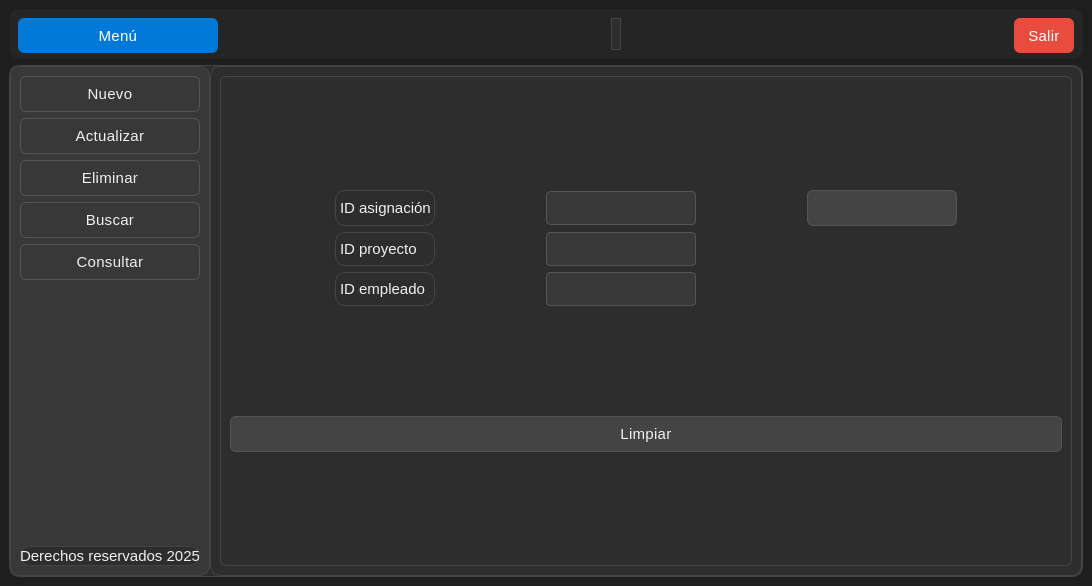
<?xml version="1.0" encoding="UTF-8"?>
<ui version="4.0">
 <class>MainWindow</class>
 <widget class="QMainWindow" name="MainWindow">
  <property name="geometry">
   <rect>
    <x>0</x>
    <y>0</y>
    <width>1092</width>
    <height>586</height>
   </rect>
  </property>
  <property name="windowTitle">
   <string>MainWindow</string>
  </property>
  <property name="styleSheet">
   <string notr="true">/*
 * Archivo de Estilo QSS - Tema Oscuro (Dark Mode)
 * Basado en la conversión de la paleta clara a oscura.
 */

/* === Estilo general === */
QMainWindow {
    /* Fondo principal oscuro */
    background-color: #1E1E1E;
    /* Color de texto claro */
    color: #F0F0F0;
    font-family: &quot;Segoe UI Variable&quot;, &quot;Roboto&quot;, &quot;Open Sans&quot;, sans-serif;
    font-size: 16px;
    font-weight: 300;
}

/* === Frames === */
QFrame {
    /* Fondo de frames de contenido oscuro */
    background-color: #2D2D2D;
    border-radius: 10px;
    /* Borde sutil en modo oscuro */
    border: 1px solid #444444;
}

/* Barra superior */
#frame_superior {
    /* Color ligeramente más oscuro que el fondo de frames */
    background-color: #252525;
    border: none;
}

/* Panel lateral */
#frame_lateral {
    /* Color para el panel lateral, más distinguible */
    background-color: #383838;
    border-right: 1px solid #444444; 
}

/* Área principal */
#frame_paginas {
    background-color: #2D2D2D;
}

/* === Botones Genéricos === */
QPushButton {
    /* Fondo de botón gris oscuro neutro */
    background-color: #444444;
    color: #F0F0F0;
    border: 1px solid #555555;
    border-radius: 6px;
    padding: 8px 14px;
    font-weight: 400;
    font-size: 15px;
    letter-spacing: 0.3px;
}

QPushButton:hover {
    /* Azul claro original para énfasis */
    background-color: #0078d7;
    color: #ffffff;
    border: 1px solid #0078d7;
}

QPushButton:pressed {
    /* Azul más oscuro para estado presionado */
    background-color: #005a9e;
    color: #ffffff;
    border: 1px solid #005a9e;
}

/* Botón principal (Menú) */
#boton_menu {
    background-color: #0078d7;
    color: white;
    border: none;
    font-weight: 400;
}
#boton_menu:hover {
    background-color: #006cbe;
}
#boton_menu:pressed {
    background-color: #005a9e;
}

/* Botón salir */
#boton_salir {
    /* Rojo de error/salir */
    background-color: #e74c3c;
    color: white;
    border: none;
}
#boton_salir:hover {
    background-color: #c0392b;
}
#boton_salir:pressed {
    background-color: #a93226;
}

/* === Campos de texto === */
QLineEdit {
    /* Fondo oscuro para la entrada de texto */
    background-color: #383838;
    color: #F0F0F0;
    border: 1px solid #555555;
    border-radius: 4px;
    padding: 6px 8px;
    font-size: 15px;
    font-weight: 300;
}

QLineEdit:focus {
    /* Borde de enfoque con el azul claro primario */
    border: 1px solid #0078d7;
    background-color: #3D4A5B; /* Fondo sutil al enfocar */
}

/* === Labels === */
QLabel {
    /* Texto claro */
    color: #F0F0F0;
    font-weight: 300;
    font-size: 15px;
}

/* Label inferior o secundario */
#label {
    /* Texto gris claro para secundario */
    color: #A0A0A0;
    font-size: 13px;
    font-style: italic;
}

/* === Stacked Widget === */
QStackedWidget {
    background-color: #2D2D2D;
    border: 1px solid #444444;
    border-radius: 6px;
}

/* === Scrollbars === */
QScrollBar:vertical {
    border: none;
    background: #383838; /* Fondo oscuro para el scrollbar */
    width: 10px;
    border-radius: 4px;
}
QScrollBar::handle:vertical {
    background: #555555; /* Handle gris oscuro */
    min-height: 20px;
    border-radius: 4px;
}
QScrollBar::handle:vertical:hover {
    /* Handle hover azul claro */
    background: #0078d7;
}
QScrollBar::add-line:vertical,
QScrollBar::sub-line:vertical {
    height: 0;
}

/* === Layouts === */
QVBoxLayout, QHBoxLayout {
    spacing: 10px;
}

/* === Botones laterales (Navegación) === */
#boton_agregar, #boton_buscar, #boton_actualizar, #boton_eliminar, #boton_consultar {
    /* Fondo y borde para botones laterales inactivos */
    background-color: #383838; /* Fondo igual al panel lateral */
    border: 1px solid #555555;
    color: #F0F0F0;
    font-weight: 400;
    font-size: 15px;
}

#boton_agregar:hover, 
#boton_buscar:hover, 
#boton_actualizar:hover, 
#boton_eliminar:hover,
#boton_consultar:hover {
    /* Fondo de hover ligeramente más claro */
    background-color: #4C4C4C; 
    border: 1px solid #4C4C4C;
    color: #ffffff;
}

#boton_agregar:pressed, 
#boton_buscar:pressed, 
#boton_actualizar:pressed, 
#boton_eliminar:pressed ,
#boton_consultar:pressed{
    /* Color de pressed */
    background-color: #5D5D5D;
}

/* === Tooltips === */
QToolTip {
    background-color: #383838;
    color: #F0F0F0;
    /* Borde con el azul claro primario */
    border: 1px solid #0078d7;
    padding: 6px;
    border-radius: 4px;
    font-size: 14px;
}</string>
  </property>
  <widget class="QWidget" name="centralwidget">
   <layout class="QVBoxLayout" name="verticalLayout" stretch="1,0">
    <item>
     <widget class="QFrame" name="frame_superior">
      <property name="minimumSize">
       <size>
        <width>0</width>
        <height>50</height>
       </size>
      </property>
      <property name="maximumSize">
       <size>
        <width>16777215</width>
        <height>50</height>
       </size>
      </property>
      <property name="frameShape">
       <enum>QFrame::StyledPanel</enum>
      </property>
      <property name="frameShadow">
       <enum>QFrame::Raised</enum>
      </property>
      <layout class="QHBoxLayout" name="horizontalLayout">
       <item>
        <widget class="QPushButton" name="boton_menu">
         <property name="minimumSize">
          <size>
           <width>200</width>
           <height>35</height>
          </size>
         </property>
         <property name="text">
          <string>Menú</string>
         </property>
         <property name="icon">
          <iconset>
           <normaloff>../../crudapp/resources/imagenes/boton_menu.png</normaloff>../../crudapp/resources/imagenes/boton_menu.png</iconset>
         </property>
         <property name="iconSize">
          <size>
           <width>32</width>
           <height>32</height>
          </size>
         </property>
        </widget>
       </item>
       <item>
        <spacer name="horizontalSpacer">
         <property name="orientation">
          <enum>Qt::Horizontal</enum>
         </property>
         <property name="sizeHint" stdset="0">
          <size>
           <width>145</width>
           <height>20</height>
          </size>
         </property>
        </spacer>
       </item>
       <item>
        <widget class="QLabel" name="label">
         <property name="text">
          <string/>
         </property>
        </widget>
       </item>
       <item>
        <spacer name="horizontalSpacer_2">
         <property name="orientation">
          <enum>Qt::Horizontal</enum>
         </property>
         <property name="sizeHint" stdset="0">
          <size>
           <width>144</width>
           <height>20</height>
          </size>
         </property>
        </spacer>
       </item>
       <item>
        <widget class="QPushButton" name="boton_salir">
         <property name="minimumSize">
          <size>
           <width>0</width>
           <height>35</height>
          </size>
         </property>
         <property name="text">
          <string>Salir</string>
         </property>
         <property name="icon">
          <iconset>
           <normaloff>../../crudapp/resources/imagenes/salir.png</normaloff>../../crudapp/resources/imagenes/salir.png</iconset>
         </property>
         <property name="iconSize">
          <size>
           <width>32</width>
           <height>32</height>
          </size>
         </property>
        </widget>
       </item>
      </layout>
     </widget>
    </item>
    <item>
     <widget class="QFrame" name="frame_central">
      <property name="frameShape">
       <enum>QFrame::StyledPanel</enum>
      </property>
      <property name="frameShadow">
       <enum>QFrame::Raised</enum>
      </property>
      <layout class="QHBoxLayout" name="horizontalLayout_2">
       <property name="spacing">
        <number>0</number>
       </property>
       <property name="leftMargin">
        <number>0</number>
       </property>
       <property name="topMargin">
        <number>0</number>
       </property>
       <property name="rightMargin">
        <number>0</number>
       </property>
       <property name="bottomMargin">
        <number>0</number>
       </property>
       <item>
        <widget class="QFrame" name="frame_lateral">
         <property name="minimumSize">
          <size>
           <width>200</width>
           <height>0</height>
          </size>
         </property>
         <property name="maximumSize">
          <size>
           <width>0</width>
           <height>16777215</height>
          </size>
         </property>
         <property name="frameShape">
          <enum>QFrame::StyledPanel</enum>
         </property>
         <property name="frameShadow">
          <enum>QFrame::Raised</enum>
         </property>
         <layout class="QVBoxLayout" name="verticalLayout_2">
          <item>
           <widget class="QPushButton" name="boton_agregar">
            <property name="text">
             <string>Nuevo</string>
            </property>
            <property name="icon">
             <iconset>
              <normaloff>../../crudapp/resources/imagenes/boton_agregar.png</normaloff>../../crudapp/resources/imagenes/boton_agregar.png</iconset>
            </property>
            <property name="iconSize">
             <size>
              <width>32</width>
              <height>32</height>
             </size>
            </property>
           </widget>
          </item>
          <item>
           <widget class="QPushButton" name="boton_actualizar">
            <property name="text">
             <string>Actualizar</string>
            </property>
            <property name="icon">
             <iconset>
              <normaloff>../../crudapp/resources/imagenes/boton_modificar.png</normaloff>../../crudapp/resources/imagenes/boton_modificar.png</iconset>
            </property>
            <property name="iconSize">
             <size>
              <width>32</width>
              <height>32</height>
             </size>
            </property>
           </widget>
          </item>
          <item>
           <widget class="QPushButton" name="boton_eliminar">
            <property name="text">
             <string>Eliminar</string>
            </property>
            <property name="icon">
             <iconset>
              <normaloff>../../crudapp/resources/imagenes/boton_eliminar.png</normaloff>../../crudapp/resources/imagenes/boton_eliminar.png</iconset>
            </property>
            <property name="iconSize">
             <size>
              <width>32</width>
              <height>32</height>
             </size>
            </property>
           </widget>
          </item>
          <item>
           <widget class="QPushButton" name="boton_buscar">
            <property name="text">
             <string>Buscar</string>
            </property>
            <property name="icon">
             <iconset>
              <normaloff>../../crudapp/resources/imagenes/BUSCAR.png</normaloff>../../crudapp/resources/imagenes/BUSCAR.png</iconset>
            </property>
            <property name="iconSize">
             <size>
              <width>32</width>
              <height>32</height>
             </size>
            </property>
           </widget>
          </item>
          <item>
           <widget class="QPushButton" name="boton_consultar">
            <property name="text">
             <string>Consultar</string>
            </property>
            <property name="icon">
             <iconset>
              <normaloff>../../crudapp/resources/imagenes/boton_consultar.png</normaloff>../../crudapp/resources/imagenes/boton_consultar.png</iconset>
            </property>
            <property name="iconSize">
             <size>
              <width>32</width>
              <height>32</height>
             </size>
            </property>
           </widget>
          </item>
          <item>
           <spacer name="verticalSpacer">
            <property name="orientation">
             <enum>Qt::Vertical</enum>
            </property>
            <property name="sizeHint" stdset="0">
             <size>
              <width>20</width>
              <height>177</height>
             </size>
            </property>
           </spacer>
          </item>
          <item>
           <widget class="QLabel" name="label_mensaje">
            <property name="text">
             <string>Derechos reservados 2025</string>
            </property>
            <property name="alignment">
             <set>Qt::AlignCenter</set>
            </property>
           </widget>
          </item>
         </layout>
        </widget>
       </item>
       <item>
        <widget class="QFrame" name="frame_paginas">
         <property name="frameShape">
          <enum>QFrame::StyledPanel</enum>
         </property>
         <property name="frameShadow">
          <enum>QFrame::Raised</enum>
         </property>
         <layout class="QVBoxLayout" name="verticalLayout_3">
          <item>
           <widget class="QStackedWidget" name="stackedWidget">
            <property name="currentIndex">
             <number>3</number>
            </property>
            <widget class="QWidget" name="page_agregar">
             <layout class="QVBoxLayout" name="verticalLayout_6">
              <item>
               <layout class="QVBoxLayout" name="verticalLayout_4">
                <item>
                 <layout class="QGridLayout" name="gridLayout">
                  <item row="1" column="0">
                   <widget class="QLabel" name="label_3">
                    <property name="text">
                     <string>ID proyecto</string>
                    </property>
                   </widget>
                  </item>
                  <item row="0" column="1">
                   <widget class="QLineEdit" name="idasignacion_agregar">
                    <property name="minimumSize">
                     <size>
                      <width>150</width>
                      <height>0</height>
                     </size>
                    </property>
                    <property name="maximumSize">
                     <size>
                      <width>150</width>
                      <height>16777215</height>
                     </size>
                    </property>
                   </widget>
                  </item>
                  <item row="0" column="0">
                   <widget class="QLabel" name="label_2">
                    <property name="minimumSize">
                     <size>
                      <width>0</width>
                      <height>0</height>
                     </size>
                    </property>
                    <property name="maximumSize">
                     <size>
                      <width>100</width>
                      <height>16777215</height>
                     </size>
                    </property>
                    <property name="text">
                     <string>ID asignación</string>
                    </property>
                   </widget>
                  </item>
                  <item row="1" column="1">
                   <widget class="QLineEdit" name="idproyecto_agregar">
                    <property name="maximumSize">
                     <size>
                      <width>150</width>
                      <height>16777215</height>
                     </size>
                    </property>
                   </widget>
                  </item>
                  <item row="2" column="1">
                   <widget class="QLineEdit" name="idempleado_agregar">
                    <property name="maximumSize">
                     <size>
                      <width>150</width>
                      <height>16777215</height>
                     </size>
                    </property>
                   </widget>
                  </item>
                  <item row="2" column="0">
                   <widget class="QLabel" name="label_4">
                    <property name="text">
                     <string>ID empleado</string>
                    </property>
                   </widget>
                  </item>
                 </layout>
                </item>
                <item>
                 <widget class="QPushButton" name="accion_guardar">
                  <property name="text">
                   <string>Guardar</string>
                  </property>
                  <property name="icon">
                   <iconset>
                    <normaloff>../../crudapp/resources/imagenes/guardar.png</normaloff>../../crudapp/resources/imagenes/guardar.png</iconset>
                  </property>
                  <property name="iconSize">
                   <size>
                    <width>32</width>
                    <height>32</height>
                   </size>
                  </property>
                 </widget>
                </item>
               </layout>
              </item>
             </layout>
            </widget>
            <widget class="QWidget" name="page_actualizar">
             <layout class="QVBoxLayout" name="verticalLayout_5">
              <item>
               <layout class="QGridLayout" name="gridLayout_2">
                <item row="1" column="1">
                 <widget class="QLineEdit" name="idproyecto_actualizar">
                  <property name="maximumSize">
                   <size>
                    <width>150</width>
                    <height>16777215</height>
                   </size>
                  </property>
                 </widget>
                </item>
                <item row="0" column="1">
                 <widget class="QLineEdit" name="idasignacion_actualizar">
                  <property name="minimumSize">
                   <size>
                    <width>150</width>
                    <height>0</height>
                   </size>
                  </property>
                  <property name="maximumSize">
                   <size>
                    <width>150</width>
                    <height>16777215</height>
                   </size>
                  </property>
                 </widget>
                </item>
                <item row="1" column="0">
                 <widget class="QLabel" name="label_7">
                  <property name="text">
                   <string>ID proyecto</string>
                  </property>
                 </widget>
                </item>
                <item row="2" column="0">
                 <widget class="QLabel" name="label_8">
                  <property name="text">
                   <string>ID empleado</string>
                  </property>
                 </widget>
                </item>
                <item row="0" column="0">
                 <widget class="QLabel" name="label_6">
                  <property name="minimumSize">
                   <size>
                    <width>0</width>
                    <height>0</height>
                   </size>
                  </property>
                  <property name="maximumSize">
                   <size>
                    <width>100</width>
                    <height>16777215</height>
                   </size>
                  </property>
                  <property name="text">
                   <string>ID asignación</string>
                  </property>
                 </widget>
                </item>
                <item row="0" column="2">
                 <widget class="QPushButton" name="buscar_actualizar">
                  <property name="maximumSize">
                   <size>
                    <width>150</width>
                    <height>16777215</height>
                   </size>
                  </property>
                  <property name="text">
                   <string/>
                  </property>
                  <property name="icon">
                   <iconset>
                    <normaloff>../../crudapp/resources/imagenes/BUSCAR.png</normaloff>../../crudapp/resources/imagenes/BUSCAR.png</iconset>
                  </property>
                  <property name="iconSize">
                   <size>
                    <width>32</width>
                    <height>32</height>
                   </size>
                  </property>
                 </widget>
                </item>
                <item row="2" column="1">
                 <widget class="QLineEdit" name="idempleado_actualizar">
                  <property name="maximumSize">
                   <size>
                    <width>150</width>
                    <height>16777215</height>
                   </size>
                  </property>
                 </widget>
                </item>
               </layout>
              </item>
              <item>
               <widget class="QPushButton" name="accion_actualizar">
                <property name="text">
                 <string>Actualizar</string>
                </property>
                <property name="icon">
                 <iconset>
                  <normaloff>../../crudapp/resources/imagenes/boton_modificar.png</normaloff>../../crudapp/resources/imagenes/boton_modificar.png</iconset>
                </property>
                <property name="iconSize">
                 <size>
                  <width>32</width>
                  <height>32</height>
                 </size>
                </property>
               </widget>
              </item>
             </layout>
            </widget>
            <widget class="QWidget" name="page_eliminar">
             <layout class="QVBoxLayout" name="verticalLayout_7">
              <item>
               <layout class="QGridLayout" name="gridLayout_4">
                <item row="2" column="0">
                 <widget class="QLabel" name="label_14">
                  <property name="text">
                   <string>ID empleado</string>
                  </property>
                 </widget>
                </item>
                <item row="1" column="0">
                 <widget class="QLabel" name="label_15">
                  <property name="text">
                   <string>ID proyecto</string>
                  </property>
                 </widget>
                </item>
                <item row="1" column="1">
                 <widget class="QLineEdit" name="idproyecto_eliminar">
                  <property name="maximumSize">
                   <size>
                    <width>150</width>
                    <height>16777215</height>
                   </size>
                  </property>
                 </widget>
                </item>
                <item row="2" column="1">
                 <widget class="QLineEdit" name="idempleado_eliminar">
                  <property name="maximumSize">
                   <size>
                    <width>150</width>
                    <height>16777215</height>
                   </size>
                  </property>
                 </widget>
                </item>
                <item row="0" column="2">
                 <widget class="QPushButton" name="buscar_eliminar">
                  <property name="maximumSize">
                   <size>
                    <width>150</width>
                    <height>16777215</height>
                   </size>
                  </property>
                  <property name="text">
                   <string/>
                  </property>
                  <property name="icon">
                   <iconset>
                    <normaloff>../../crudapp/resources/imagenes/BUSCAR.png</normaloff>../../crudapp/resources/imagenes/BUSCAR.png</iconset>
                  </property>
                  <property name="iconSize">
                   <size>
                    <width>32</width>
                    <height>32</height>
                   </size>
                  </property>
                 </widget>
                </item>
                <item row="0" column="1">
                 <widget class="QLineEdit" name="idasignacion_eliminar">
                  <property name="minimumSize">
                   <size>
                    <width>150</width>
                    <height>0</height>
                   </size>
                  </property>
                  <property name="maximumSize">
                   <size>
                    <width>150</width>
                    <height>16777215</height>
                   </size>
                  </property>
                 </widget>
                </item>
                <item row="0" column="0">
                 <widget class="QLabel" name="label_17">
                  <property name="minimumSize">
                   <size>
                    <width>0</width>
                    <height>0</height>
                   </size>
                  </property>
                  <property name="maximumSize">
                   <size>
                    <width>100</width>
                    <height>16777215</height>
                   </size>
                  </property>
                  <property name="text">
                   <string>ID asignación</string>
                  </property>
                 </widget>
                </item>
               </layout>
              </item>
              <item>
               <widget class="QPushButton" name="accion_eliminar">
                <property name="text">
                 <string>Eliminar</string>
                </property>
                <property name="icon">
                 <iconset>
                  <normaloff>../../crudapp/resources/imagenes/boton_eliminar.png</normaloff>../../crudapp/resources/imagenes/boton_eliminar.png</iconset>
                </property>
                <property name="iconSize">
                 <size>
                  <width>32</width>
                  <height>32</height>
                 </size>
                </property>
               </widget>
              </item>
             </layout>
            </widget>
            <widget class="QWidget" name="page_buscar">
             <layout class="QVBoxLayout" name="verticalLayout_8">
              <item>
               <layout class="QGridLayout" name="gridLayout_3">
                <item row="1" column="0">
                 <widget class="QLabel" name="label_11">
                  <property name="text">
                   <string>ID proyecto</string>
                  </property>
                 </widget>
                </item>
                <item row="1" column="1">
                 <widget class="QLineEdit" name="idproyecto_buscar">
                  <property name="maximumSize">
                   <size>
                    <width>150</width>
                    <height>16777215</height>
                   </size>
                  </property>
                 </widget>
                </item>
                <item row="2" column="0">
                 <widget class="QLabel" name="label_10">
                  <property name="text">
                   <string>ID empleado</string>
                  </property>
                 </widget>
                </item>
                <item row="2" column="1">
                 <widget class="QLineEdit" name="idempleado_buscar">
                  <property name="maximumSize">
                   <size>
                    <width>150</width>
                    <height>16777215</height>
                   </size>
                  </property>
                 </widget>
                </item>
                <item row="0" column="1">
                 <widget class="QLineEdit" name="idasignacion_buscar">
                  <property name="minimumSize">
                   <size>
                    <width>150</width>
                    <height>0</height>
                   </size>
                  </property>
                  <property name="maximumSize">
                   <size>
                    <width>150</width>
                    <height>16777215</height>
                   </size>
                  </property>
                 </widget>
                </item>
                <item row="0" column="0">
                 <widget class="QLabel" name="label_13">
                  <property name="minimumSize">
                   <size>
                    <width>0</width>
                    <height>0</height>
                   </size>
                  </property>
                  <property name="maximumSize">
                   <size>
                    <width>100</width>
                    <height>16777215</height>
                   </size>
                  </property>
                  <property name="text">
                   <string>ID asignación</string>
                  </property>
                 </widget>
                </item>
                <item row="0" column="2">
                 <widget class="QPushButton" name="buscar_buscar">
                  <property name="maximumSize">
                   <size>
                    <width>150</width>
                    <height>16777215</height>
                   </size>
                  </property>
                  <property name="text">
                   <string/>
                  </property>
                  <property name="icon">
                   <iconset>
                    <normaloff>../../crudapp/resources/imagenes/BUSCAR.png</normaloff>../../crudapp/resources/imagenes/BUSCAR.png</iconset>
                  </property>
                  <property name="iconSize">
                   <size>
                    <width>32</width>
                    <height>32</height>
                   </size>
                  </property>
                 </widget>
                </item>
               </layout>
              </item>
              <item>
               <widget class="QPushButton" name="accion_limpiar">
                <property name="text">
                 <string>Limpiar</string>
                </property>
                <property name="icon">
                 <iconset>
                  <normaloff>../../crudapp/resources/imagenes/limpiar.png</normaloff>../../crudapp/resources/imagenes/limpiar.png</iconset>
                </property>
                <property name="iconSize">
                 <size>
                  <width>32</width>
                  <height>32</height>
                 </size>
                </property>
               </widget>
              </item>
             </layout>
            </widget>
            <widget class="QWidget" name="page_consultar">
             <layout class="QVBoxLayout" name="verticalLayout_9">
              <item>
               <widget class="QPushButton" name="refresh">
                <property name="text">
                 <string>Refresh</string>
                </property>
                <property name="icon">
                 <iconset>
                  <normaloff>../../crudapp/resources/imagenes/boton_refrescar.png</normaloff>../../crudapp/resources/imagenes/boton_refrescar.png</iconset>
                </property>
                <property name="iconSize">
                 <size>
                  <width>32</width>
                  <height>32</height>
                 </size>
                </property>
               </widget>
              </item>
              <item>
               <widget class="QTableWidget" name="tabla_consulta">
                <property name="styleSheet">
                 <string notr="true">/* === Tablas === */
QTableWidget {
    background-color: #ffffff;
    color: #333333;
    gridline-color: #e0e0e0;
    border: 1px solid #dcdcdc;
    border-radius: 6px;
    font-family: &quot;Segoe UI Variable&quot;, &quot;Roboto&quot;, &quot;Open Sans&quot;, sans-serif;
    font-size: 15px;
    font-weight: 300;
    selection-background-color: #e8f0fe; /* azul claro al seleccionar */
    selection-color: #0078d7;
    alternate-background-color: #f9fafc; /* filas alternadas */
}

/* Cabecera horizontal */
QHeaderView::section {
    background-color: #f1f3f6;
    color: #333333;
    border: 1px solid #dcdcdc;
    border-radius: 4px;
    font-weight: 400;
    font-size: 15px;
    padding: 8px;
}

/* Cabecera horizontal al pasar el cursor */
QHeaderView::section:hover {
    background-color: #e8ecf1;
}

/* Celdas */
QTableWidget::item {
    padding: 6px;
    border: none;
}

/* Celda seleccionada */
QTableWidget::item:selected {
    background-color: #e8f0fe;
    color: #0078d7;
}

/* Bordes del header alineados al contenido */
QHeaderView {
    border: none;
}

/* Barra de desplazamiento dentro de la tabla */
QTableCornerButton::section {
    background-color: #f1f3f6;
    border: 1px solid #dcdcdc;
}

/* Scrollbars coherentes dentro de tablas */
QTableWidget QScrollBar:vertical {
    border: none;
    background: #f0f0f0;
    width: 10px;
    border-radius: 4px;
}
QTableWidget QScrollBar::handle:vertical {
    background: #cccccc;
    min-height: 20px;
    border-radius: 4px;
}
QTableWidget QScrollBar::handle:vertical:hover {
    background: #0078d7;
}
QTableWidget QScrollBar::add-line:vertical,
QTableWidget QScrollBar::sub-line:vertical {
    height: 0;
}</string>
                </property>
                <column>
                 <property name="text">
                  <string>ID asignación</string>
                 </property>
                </column>
                <column>
                 <property name="text">
                  <string>ID proyecto</string>
                 </property>
                </column>
                <column>
                 <property name="text">
                  <string>ID empleado</string>
                 </property>
                </column>
               </widget>
              </item>
             </layout>
            </widget>
           </widget>
          </item>
         </layout>
        </widget>
       </item>
      </layout>
     </widget>
    </item>
   </layout>
  </widget>
 </widget>
 <resources/>
 <connections/>
</ui>
